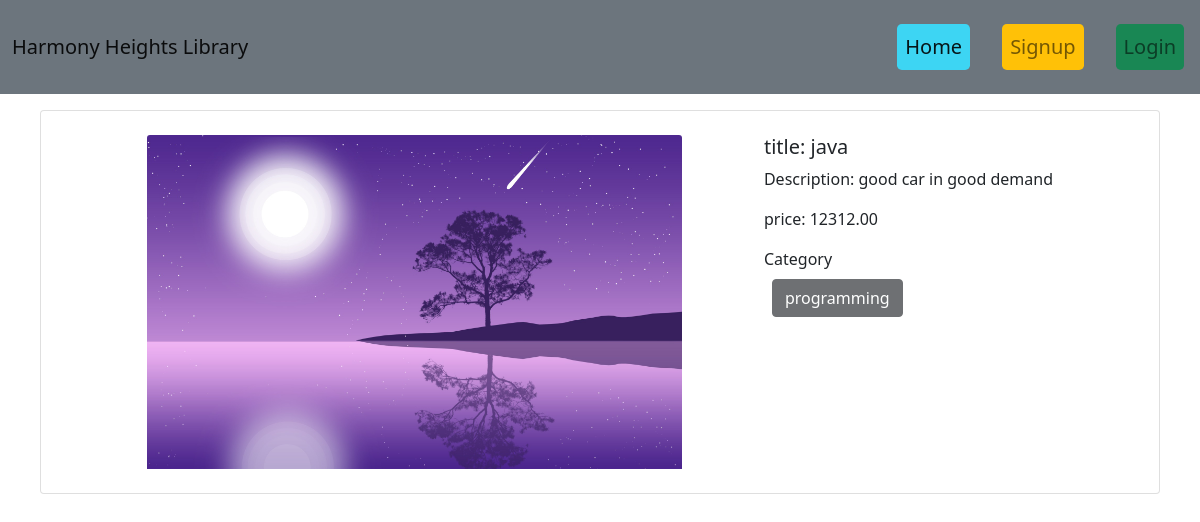
Page /Book/details/6 on the committed database.
### Books/models.py (models this page shows, shortened)
class BookModel(models.Model):
    title=models.CharField(max_length=100)
    description=models.CharField(max_length=1000000)
    image=models.ImageField(upload_to='image/uploads')
    price=models.DecimalField(max_digits=12,decimal_places=2)
    category=models.ManyToManyField(Category,blank=True)

class Category(models.Model):
    name=models.CharField(max_length=100)
    slug=models.SlugField(max_length=200,null=True,blank=True,unique=True)
    def __str__(self):
        return self.name

### Books/views.py (the view)
# urls.py: path('details/<int:id>',views.BookDetailsView.as_view(),name='book_details'),
class BookDetailsView(DetailView):
    template_name='book_details.html'
    model=BookModel
    pk_url_kwarg='id'
    success_url=reverse_lazy('home')
    def get_context_data(self,*args,**kwargs):
        context=super().get_context_data(*args,**kwargs)
        id=self.kwargs.get('id')
        book=BookModel.objects.get(pk=id)
        context['book']=book
        return context

### Books/templates/book_details.html (shortened to what this page needs)
{% extends "base.html" %}
{% block content %}
    <div class="card mt-3" style="width: 70rem; margin:auto">
      <div class="card-body d-flex flex-wrap justify-content-evenly m-2">
        <img src="{{book.image.url}}" class="card-img-top text-align-center " style='width: 50%; margin=auto;' alt="book image">
      <div>
        <h5 class="card-title">title: {{book.title}}</h5>
        <p class="card-text">Description: {{book.description}}</p>
        <p>price: {{book.price}}</p>
        Category
        <div class='d-flex flex-wrap'>
         {% for ca in book.category.all  %}
          <button  class="btn btn-dark btn-md m-2" type='button' disabled>{{ca}}</button>
          {% endfor %}
        </div>
      </div>
   </div>
{% endblock content %}

### rows in the picture
BookModel: image (picture), title "java", description "good car in good demand", price "12312.00"
Category: name "programming"
